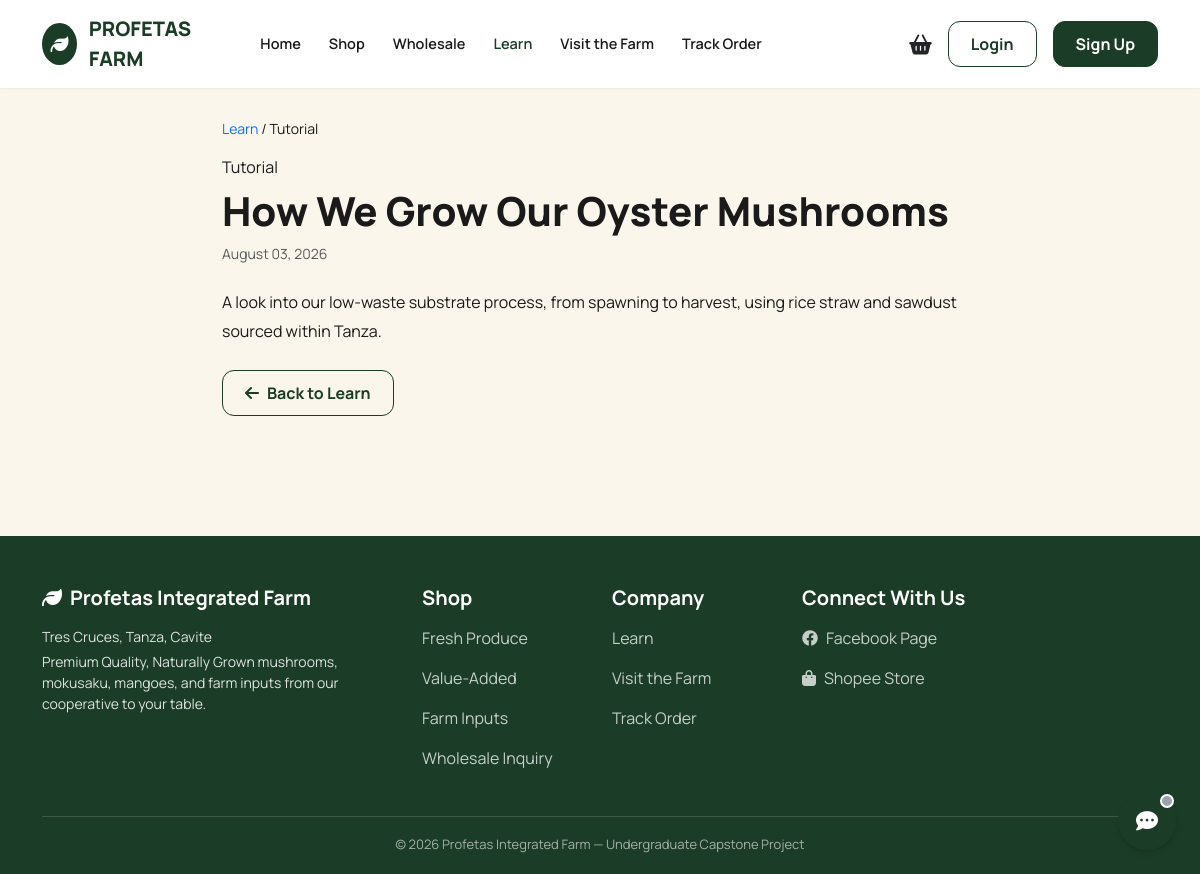
The app's page /education-post.php?id=1 with its own data.
### tables this page shows
CREATE TABLE education_posts (
    post_id     INT AUTO_INCREMENT PRIMARY KEY,
    title       VARCHAR(150) NOT NULL,
    category    ENUM('Tutorial','Tip','Recipe') NOT NULL,
    content     TEXT NOT NULL,
    image       VARCHAR(255),
    created_at  TIMESTAMP NOT NULL DEFAULT CURRENT_TIMESTAMP
);

CREATE TABLE site_settings (
    setting_key   VARCHAR(50) PRIMARY KEY,
    setting_value VARCHAR(255)
);

### education-post.php (the view, shortened to what this page needs)
<?php
require_once __DIR__ . '/includes/header.php';
$postId = (int)($_GET['id'] ?? 0);
$stmt = $pdo->prepare('SELECT * FROM education_posts WHERE post_id = ?');
$stmt->execute([$postId]);
$post = $stmt->fetch();
?>
<div class="container" style="max-width: 780px; padding-top: 30px; padding-bottom: 60px;">
    <nav class="small mb-3"><a href="education.php">Learn</a> / <?php echo htmlspecialchars($post['category']); ?></nav>
    <div class="product-cat mb-2"><?php echo htmlspecialchars($post['category']); ?></div>
    <h1 class="mb-2" style="font-weight:800;"><?php echo htmlspecialchars($post['title']); ?></h1>
    <p class="text-muted small mb-4"><?php echo date('F d, Y', strtotime($post['created_at'])); ?></p>
    <div style="line-height: 1.8; white-space: pre-line;"><?php echo nl2br(htmlspecialchars($post['content'])); ?></div>
    <a href="education.php" class="btn btn-farm-outline mt-4"><i class="fas fa-arrow-left me-2"></i>Back to Learn</a>
</div>
<?php require_once __DIR__ . '/includes/footer.php'; ?>

### assets/css/style.css (style rules this page uses)
:root { --primary-green: #1B3C26; --primary-green-light: #2D5A3C; --accent-amber: #C97B2E; --accent-amber-dark: #A8621F; --cream-bg: #FAF6EC; --white: #FFFFFF; --text-main: #1A1A1A; --text-muted: #6B7280; --border-color: #E5E7EB; --success-bg: #DCFCE7; --success-text: #166534; --warning-bg: #FEF3C7; --warning-text: #92400E; --danger-bg: #FEE2E2; --danger-text: #991B1B; --shadow-sm: 0 1px 2px 0 rgba(0, 0, 0, 0.05); --shadow-md: 0 4px 6px -1px rgba(0, 0, 0, 0.1), 0 2px 4px -1px rgba(0, 0, 0, 0.06); --radius-lg: 20px; --radius-md: 12px; --radius-sm: 8px; --font-main: 'Manrope', sans-serif; }
body { font-family: var(--font-main); background-color: var(--cream-bg); color: var(--text-main); }
a { text-decoration: none; }
.btn-farm-outline { background: transparent; border: 1px solid var(--primary-green); color: var(--primary-green); font-weight: 700; border-radius: var(--radius-md); padding: 10px 22px; transition: all 0.15s ease; }

### records on screen
education_posts: category "Tutorial", title "How We Grow Our Oyster Mushrooms", created_at "August 03, 2026", content "A look into our low-waste substrate process, from spawning to harvest, using rice straw and sawdust sourced within Tanza."
